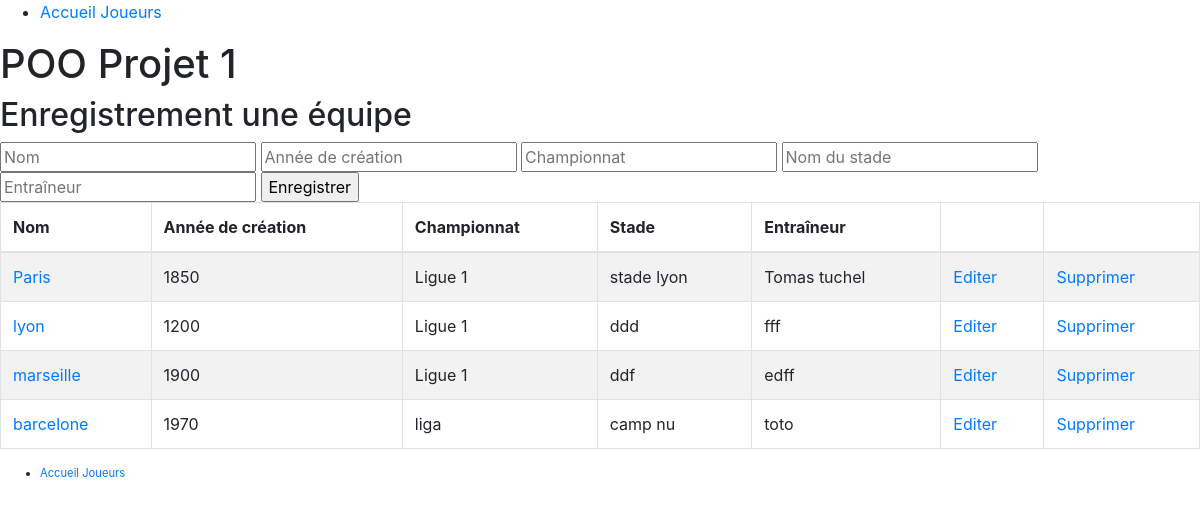
The page / on the database its author committed.
### tables this page shows
CREATE TABLE `team` (
  `id` int(11) NOT NULL,
  `name` varchar(255) NOT NULL,
  `yearFoundation` int(11) NOT NULL,
  `league` varchar(255) NOT NULL,
  `stadium` varchar(255) NOT NULL,
  `coach` varchar(255) NOT NULL
);

### classes/TeamManager.php (called while the page is built, shortened)
<?php
  require_once 'Team.php';
  class TeamManager {
    private $pdo = null;
    private function connect() {
      try {
        $this->pdo = new PDO('mysql:host=localhost;dbname=team_poo', 'root', '');
      } catch(PDOException $e) {
        var_dump($e);
      }
    }
    public function findAll() {
      $query = $this->pdo->prepare('SELECT * FROM team');
      $query->execute();
      $rows = $query->fetchAll(PDO::FETCH_OBJ);
      $teams = [];
      foreach($rows as $row) {
        $team = new Team(
          $row->name, $row->yearFoundation, $row->league, $row->stadium, $row->coach);
        $team->setId($row->id);
        array_push($teams, $team);
      }
      return $teams;
    }
  }

### classes/Team.php (called while the page is built, shortened)
<?php
  class Team {
    private $id;
    private $name;
    private $yearFoundation;
    private $league;
    private $stadium;
    private $coach;
    function __construct(
      $name, $yearFoundation, $league, $stadium, $coach) {
        $this->name = $name;
        $this->yearFoundation = $yearFoundation;
        $this->league = $league;
        $this->stadium = $stadium;
        $this->coach = $coach;
      }
    public function getId() { return $this->id; }
    public function getName() {
      return $this->name;
    }
    public function getYearFoundation() {
      return $this->yearFoundation;
    }
    public function getLeague() {
      return $this->league;
    }
    public function getStadium() {
      return $this->stadium;
    }
    public function getCoach() {
      return $this->coach;
    }
    public function setId($id) {
      $this->id = $id;
      return $this->id;
    }
  }

### public/index.php (the view, shortened to what this page needs)
<?php
  require_once '../classes/TeamManager.php';
  $tm = new TeamManager();
  $teams = $tm->findAll();
?>
<!DOCTYPE html>
<html lang="en" dir="ltr">
  <head>
    <?php include 'css.inc.php' ?>
  </head>
  <body>
    <?php include 'menu.inc.php';?>
    <h1>POO Projet 1</h1>
    <h2>Enregistrement une équipe</h2>
    <form method="post" action="../process_team.php">
      <input type="text" name="name" placeholder="Nom">
      <input type="text" name="yearFoundation" placeholder="Année de création">
      <input type="text" name="league" placeholder="Championnat">
      <input type="text" name="stadium" placeholder="Nom du stade">
      <input type="text" name="coach" placeholder="Entraîneur">
      <input type="submit" name="submit" value="Enregistrer">
    </form>
      <table class="table table-striped table-bordered">
        <thead>
          <tr>
            <th>Nom</th>
            <th>Année de création</th>
            <th>Championnat</th>
            <th>Stade</th>
            <th>Entraîneur</th>
            <th></th>
            <th></th>
          </tr>
        </thead>
        <tbody>
        <?php
        $html = '';
        foreach($teams as $team) {
          $html .= '<tr>';
          $html .= '<td><a href="team_detail.php?id='. $team->getId() .'">' . $team->getName() . '</a></td>';
          $html .= '<td>' . $team->getYearFoundation() . '</td>';
          $html .= '<td>' . $team->getLeague() . '</td>';
          $html .= '<td>' . $team->getStadium() . '</td>';
          $html .= '<td>' . $team->getCoach() . '</td>';
          $html .= '<td><a href="team_update.php?id='.$team->getId().'">Editer</a></td>';
          $html .= '<td><a href="team_delete.php?id='.$team->getId().'">Supprimer</a></td>';
          $html .= '</tr>';
        }
        echo $html;
        ?>
      </tbody>
    </table>
  <footer>
    <?php include 'menu.inc.php' ?>
  </footer>
  </body>
</html>

### rows shown on the page
team: name "Paris", yearFoundation "1850", league "Ligue 1", stadium "stade lyon", coach "Tomas tuchel"
team: name "lyon", yearFoundation "1200", league "Ligue 1", stadium "ddd", coach "fff"
team: name "marseille", yearFoundation "1900", league "Ligue 1", stadium "ddf", coach "edff"
team: name "barcelone", yearFoundation "1970", league "liga", stadium "camp nu", coach "toto"
